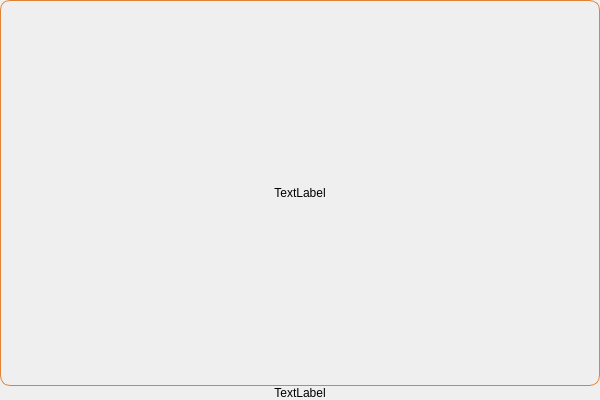
<?xml version="1.0" encoding="UTF-8"?>
<ui version="4.0">
 <class>MediaViewItemClass</class>
 <widget class="QWidget" name="MediaViewItemClass">
  <property name="geometry">
   <rect>
    <x>0</x>
    <y>0</y>
    <width>600</width>
    <height>400</height>
   </rect>
  </property>
  <property name="windowTitle">
   <string>MediaViewItem</string>
  </property>
  <property name="styleSheet">
   <string notr="true">#labPixmap {
	border: 1px solid rgb(225, 130, 50);
	border-radius: 10px;
}</string>
  </property>
  <layout class="QVBoxLayout" name="verticalLayout" stretch="1,0">
   <property name="spacing">
    <number>0</number>
   </property>
   <property name="leftMargin">
    <number>0</number>
   </property>
   <property name="topMargin">
    <number>0</number>
   </property>
   <property name="rightMargin">
    <number>0</number>
   </property>
   <property name="bottomMargin">
    <number>0</number>
   </property>
   <item>
    <widget class="QLabel" name="labPixmap">
     <property name="text">
      <string>TextLabel</string>
     </property>
     <property name="alignment">
      <set>Qt::AlignmentFlag::AlignCenter</set>
     </property>
    </widget>
   </item>
   <item>
    <widget class="QLabel" name="labText">
     <property name="text">
      <string>TextLabel</string>
     </property>
     <property name="alignment">
      <set>Qt::AlignmentFlag::AlignCenter</set>
     </property>
    </widget>
   </item>
  </layout>
  <action name="actPlay">
   <property name="text">
    <string>播放</string>
   </property>
   <property name="menuRole">
    <enum>QAction::MenuRole::NoRole</enum>
   </property>
  </action>
  <action name="actDelete">
   <property name="text">
    <string>删除</string>
   </property>
   <property name="menuRole">
    <enum>QAction::MenuRole::NoRole</enum>
   </property>
  </action>
  <action name="actAttribute">
   <property name="text">
    <string>属性</string>
   </property>
   <property name="menuRole">
    <enum>QAction::MenuRole::NoRole</enum>
   </property>
  </action>
  <action name="actChoose">
   <property name="text">
    <string>选择</string>
   </property>
   <property name="menuRole">
    <enum>QAction::MenuRole::NoRole</enum>
   </property>
  </action>
 </widget>
 <layoutdefault spacing="6" margin="11"/>
 <resources/>
 <connections/>
</ui>
